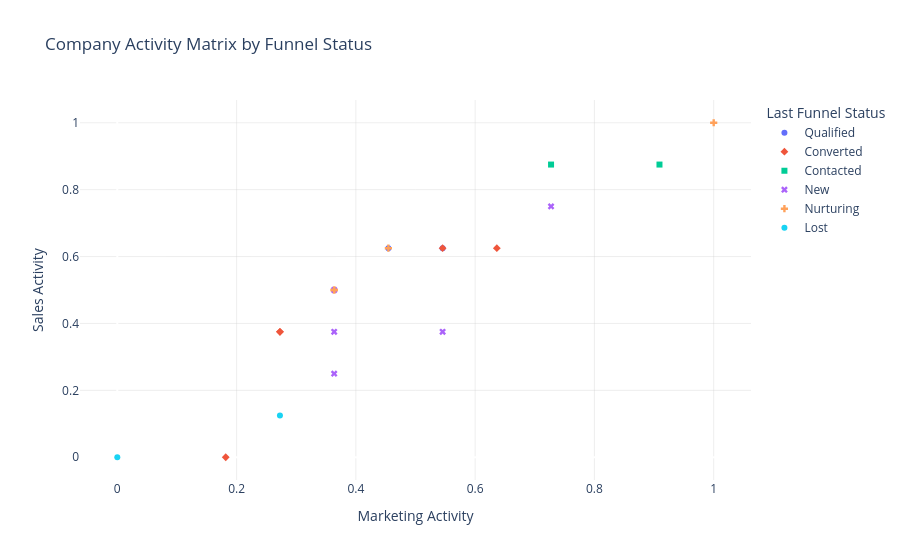

Notebook source saved alongside this figure:
### Code cell
fig = px.scatter(
    joined_df, 
    x='marketing_activity',
    y='sales_activity',
    color='lead_status',
    symbol='lead_status', 
    hover_name='company_name',
    title='Company Activity Matrix by Funnel Status',
    labels={
        'marketing_activity':'Marketing Activity', 
        'sales_activity': 'Sales Activity',
        'lead_status': 'Last Funnel Status'
    }
)

fig.update_layout(
    xaxis_gridcolor='rgba(200, 200, 200, 0.3)',
    yaxis_gridcolor='rgba(200, 200, 200, 0.3)',
    plot_bgcolor='white'
)

fig.show()

### Figure 1 — Plotly figure (JSON) as saved in the notebook; plotly's stock layout.template omitted (floating-point values rounded to 4 significant figures)
{"data": [{"hovertemplate": "<b>%{hovertext}</b><br><br>Last Funnel Status=Qualified<br>Marketing Activity=%{x}<br>Sales Activity=%{y}<extra></extra>", "hovertext": ["Acme Health Systems", "Blue Ridge Financial"], "legendgroup": "Qualified", "marker": {"color": "#636efa", "symbol": "circle"}, "mode": "markers", "name": "Qualified", "orientation": "v", "showlegend": true, "type": "scatter", "x": [0.4545, 0.5455], "xaxis": "x", "y": [0.625, 0.625], "yaxis": "y"}, {"hovertemplate": "<b>%{hovertext}</b><br><br>Last Funnel Status=Converted<br>Marketing Activity=%{x}<br>Sales Activity=%{y}<extra></extra>", "hovertext": ["Atlas Media Co", "Clearwater Foods", "Greenfield Energy", "Oakline Telecom", "Silverstone Automotive"], "legendgroup": "Converted", "marker": {"color": "#EF553B", "symbol": "diamond"}, "mode": "markers", "name": "Converted", "orientation": "v", "showlegend": true, "type": "scatter", "x": [0.1818, 0.6364, 0.2727, 0.2727, 0.5455], "xaxis": "x", "y": [0, 0.625, 0.375, 0.375, 0.625], "yaxis": "y"}, {"hovertemplate": "<b>%{hovertext}</b><br><br>Last Funnel Status=Contacted<br>Marketing Activity=%{x}<br>Sales Activity=%{y}<extra></extra>", "hovertext": ["Brightpath Education", "Vertex Software"], "legendgroup": "Contacted", "marker": {"color": "#00cc96", "symbol": "square"}, "mode": "markers", "name": "Contacted", "orientation": "v", "showlegend": true, "type": "scatter", "x": [0.9091, 0.7273], "xaxis": "x", "y": [0.875, 0.875], "yaxis": "y"}, {"hovertemplate": "<b>%{hovertext}</b><br><br>Last Funnel Status=New<br>Marketing Activity=%{x}<br>Sales Activity=%{y}<extra></extra>", "hovertext": ["Cedar Manufacturing", "Lighthouse Biotech", "Metro Hospitality", "Pioneer Logistics", "Westbridge Legal"], "legendgroup": "New", "marker": {"color": "#ab63fa", "symbol": "x"}, "mode": "markers", "name": "New", "orientation": "v", "showlegend": true, "type": "scatter", "x": [0.3636, 0.5455, 0.3636, 0.7273, 0.3636], "xaxis": "x", "y": [0.25, 0.375, 0.375, 0.75, 0.5], "yaxis": "y"}, {"hovertemplate": "<b>%{hovertext}</b><br><br>Last Funnel Status=Nurturing<br>Marketing Activity=%{x}<br>Sales Activity=%{y}<extra></extra>", "hovertext": ["Evergreen Pharma", "Harbor Insurance", "Ironwood Construction", "Summit Retail Group"], "legendgroup": "Nurturing", "marker": {"color": "#FFA15A", "symbol": "cross"}, "mode": "markers", "name": "Nurturing", "orientation": "v", "showlegend": true, "type": "scatter", "x": [1.0, 0.4545, 0.3636, 0.3636], "xaxis": "x", "y": [1, 0.625, 0.5, 0.5], "yaxis": "y"}, {"hovertemplate": "<b>%{hovertext}</b><br><br>Last Funnel Status=Lost<br>Marketing Activity=%{x}<br>Sales Activity=%{y}<extra></extra>", "hovertext": ["Northstar Analytics", "Redwood Consulting"], "legendgroup": "Lost", "marker": {"color": "#19d3f3", "symbol": "circle"}, "mode": "markers", "name": "Lost", "orientation": "v", "showlegend": true, "type": "scatter", "x": [0, 0.2727], "xaxis": "x", "y": [0, 0.125], "yaxis": "y"}], "layout": {"legend": {"title": {"text": "Last Funnel Status"}, "tracegroupgap": 0}, "plot_bgcolor": "white", "title": {"text": "Company Activity Matrix by Funnel Status"}, "xaxis": {"anchor": "y", "domain": [0, 1], "gridcolor": "rgba(200, 200, 200, 0.3)", "title": {"text": "Marketing Activity"}}, "yaxis": {"anchor": "x", "domain": [0, 1], "gridcolor": "rgba(200, 200, 200, 0.3)", "title": {"text": "Sales Activity"}}}}
